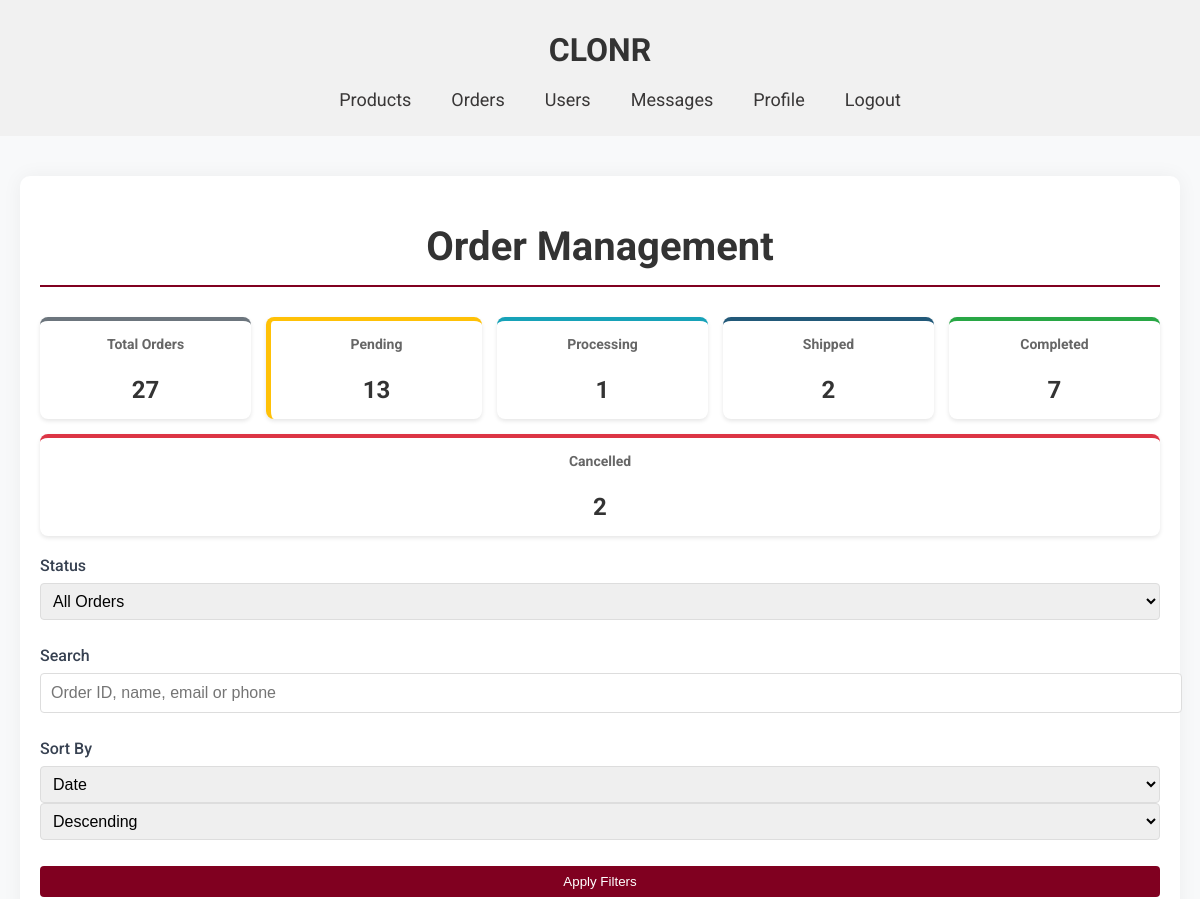
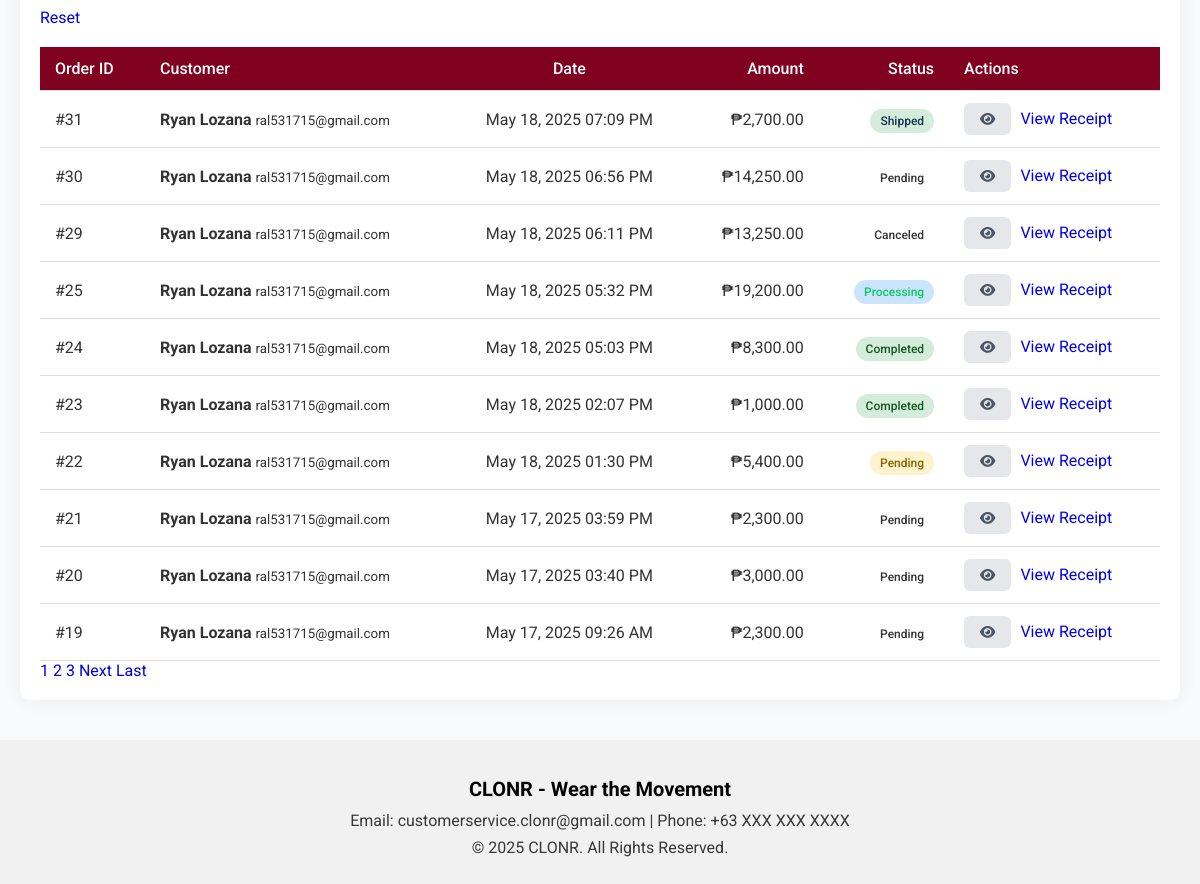
Before: /admin/order.php (signed in) with the older database file (2 pictures, top to bottom).
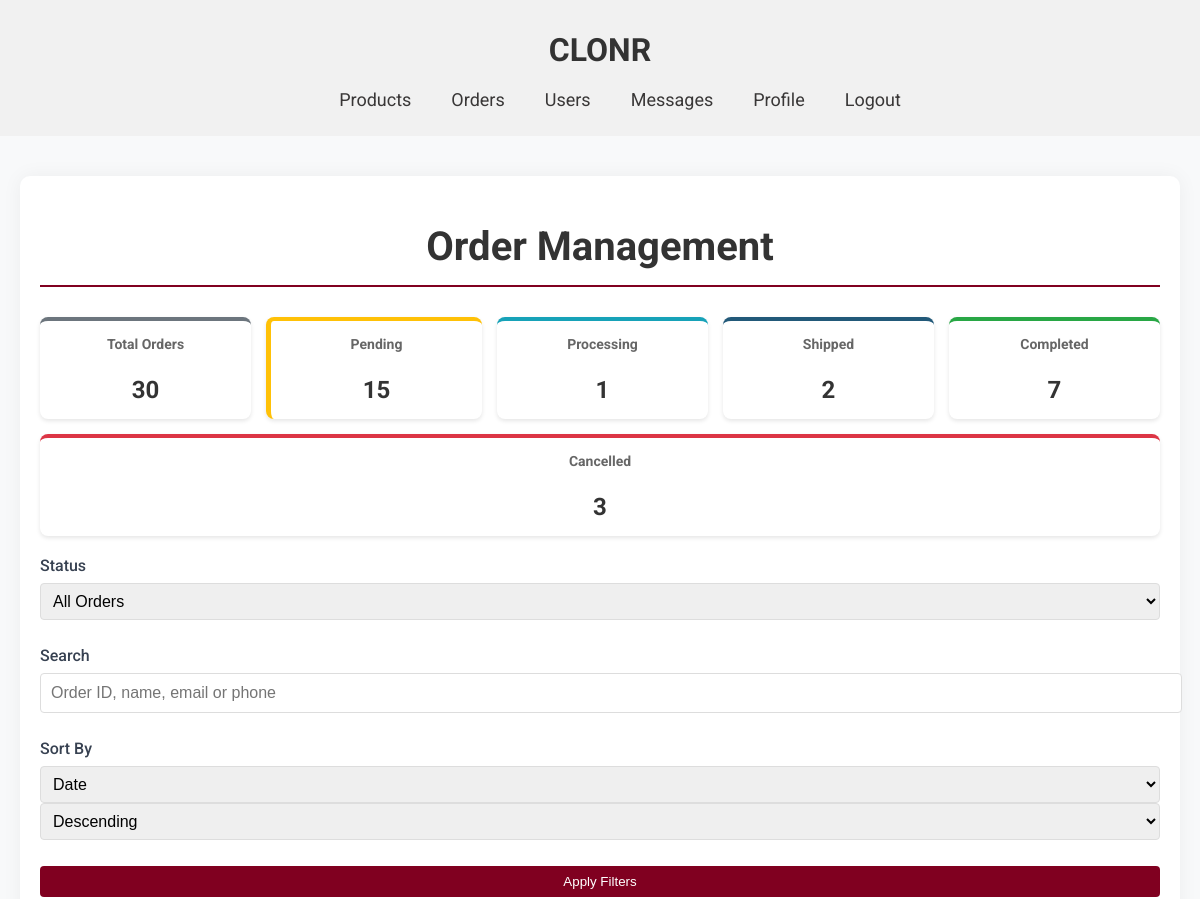
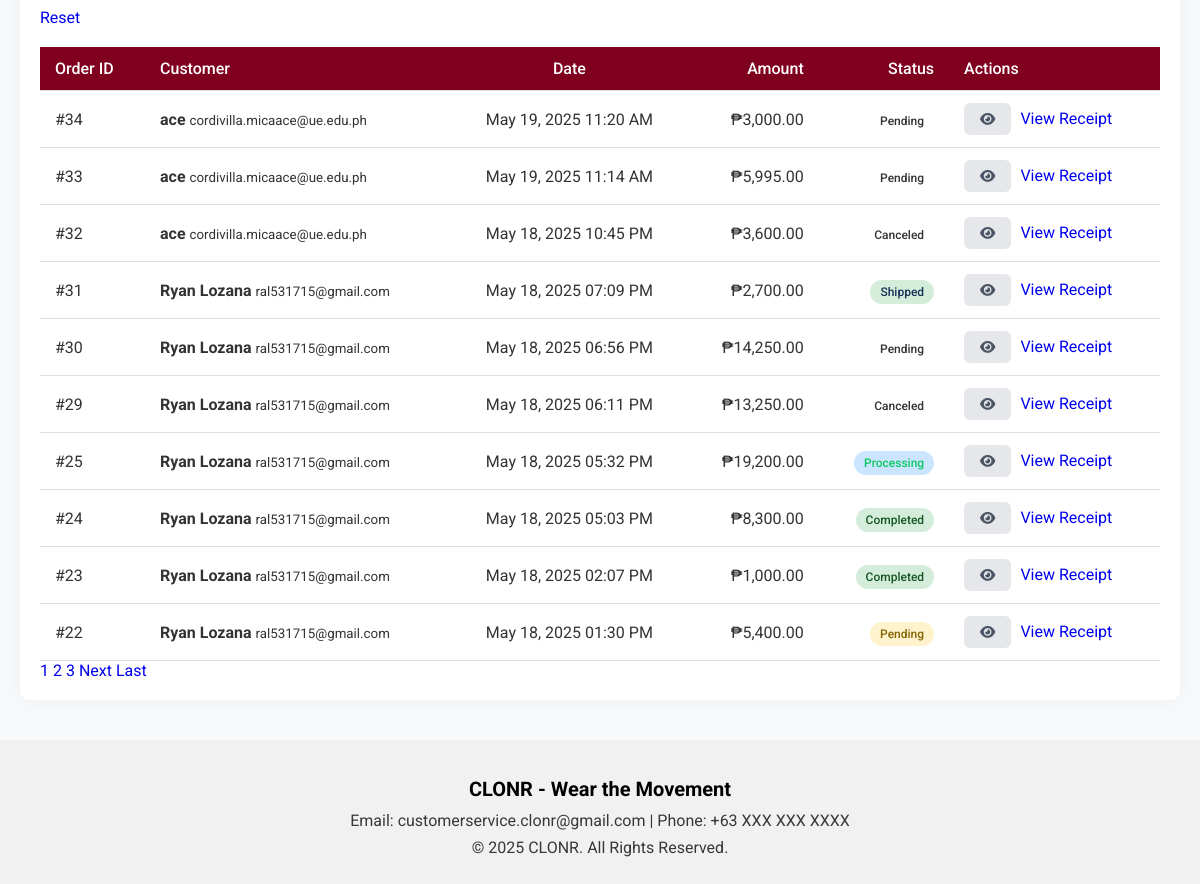
After: the same page with the newer database file (2 pictures, top to bottom).
### tables this page shows
CREATE TABLE `orders` (
  `id` int(100) NOT NULL,
  `user_id` int(100) NOT NULL,
  `name` varchar(100) NOT NULL,
  `number` int(11) NOT NULL,
  `email` varchar(100) NOT NULL,
  `method` varchar(50) NOT NULL,
  `address` varchar(500) NOT NULL,
  `total_products` varchar(1000) NOT NULL,
  `total_price` float(10,2) NOT NULL,
  `placed_on` datetime NOT NULL DEFAULT current_timestamp(),
  `payment_status` varchar(20) NOT NULL DEFAULT 'Pending'
);

### admin/order.php (the view, shortened to what the changed rows need)
<?php
require_once '../config.php';
try {
    $sort_by = isset($_GET['sort']) ? $_GET['sort'] : 'placed_on';
    $sort_order = isset($_GET['order']) ? $_GET['order'] : 'DESC';
    $page = isset($_GET['page']) ? max(1, intval($_GET['page'])) : 1;
    $per_page = 10;
    $valid_sort_columns = ['id', 'name', 'placed_on', 'total_price', 'payment_status'];
    $sort_by = in_array($sort_by, $valid_sort_columns) ? $sort_by : 'placed_on';
    $sort_order = strtoupper($sort_order) === 'ASC' ? 'ASC' : 'DESC';
    $query = "SELECT SQL_CALC_FOUND_ROWS * FROM orders WHERE 1=1";
    $count_query = "SELECT COUNT(*) FROM orders WHERE 1=1";
    $params = [];
    $query .= " ORDER BY $sort_by $sort_order";
    $offset = ($page - 1) * $per_page;
    $query .= " LIMIT $offset, $per_page";
    $stmt = $conn->prepare($query);
    $stmt->execute($params);
    $orders = $stmt->fetchAll(PDO::FETCH_ASSOC);
    $total_stmt = $conn->prepare($count_query);
    $total_stmt->execute($params);
    $total_orders = $total_stmt->fetchColumn();
    $total_pages = ceil($total_orders / $per_page);
    $counts_query = $conn->query("
        SELECT
            COUNT(*) as total,
            SUM(payment_status = 'pending') as pending,
            SUM(payment_status = 'processing') as processing,
            SUM(payment_status = 'shipped') as shipped,
            SUM(payment_status = 'completed') as completed,
            SUM(payment_status = 'canceled') as cancelled
        FROM orders
    ");
    $order_counts = $counts_query->fetch(PDO::FETCH_ASSOC);
} catch (PDOException $e) {
    die("Database error: " . $e->getMessage());
}
?>
<!DOCTYPE html>
<html lang="en">
<head>
    <link rel="stylesheet" href="../global.css">
    <link rel="stylesheet" href="admin.css">
    <link rel="stylesheet" href="https://cdnjs.cloudflare.com/ajax/libs/font-awesome/6.0.0/css/all.min.css">
</head>
<body>
    <header>
        <div class="container">
            <a href="admindashboard.php"><h1 class="title">CLONR</h1></a>
        </div>
    </header>
    <main class="admin-main">
        <div class="admin-container">
            <h1 class="admin-title">Order Management</h1>
            <div class="stats-container">
                <div class="stat-card total">
                    <h3>Total Orders</h3>
                    <p><?= $order_counts['total'] ?></p>
                </div>
                <div class="stat-card pending">
                    <h3>Pending</h3>
                    <p><?= $order_counts['pending'] ?></p>
                </div>
                <div class="stat-card cancelled">
                    <h3>Cancelled</h3>
                    <p><?= $order_counts['cancelled'] ?></p>
                </div>
            </div>
            <div class="orders-table-container">
                <?php if (empty($orders)): ?>
                    <div class="no-orders">
                        <i class="fas fa-box-open"></i>
                        <p>No orders found matching your criteria.</p>
                    </div>
                <?php else: ?>
                    <div class="table-responsive">
                        <table class="orders-table">
                            <thead>
                                <tr>
                                    <th>Order ID</th>
                                    <th>Customer</th>
                                    <th>Date</th>
                                    <th>Amount</th>
                                    <th>Status</th>
                                    <th>Actions</th>
                                </tr>
                            </thead>
                            <tbody>
                                <?php foreach ($orders as $order): ?>
                                <tr>
                                    <td>#<?= htmlspecialchars($order['id']) ?></td>
                                    <td>
                                        <div class="customer-info">
                                            <strong><?= htmlspecialchars($order['name']) ?></strong>
                                            <small><?= htmlspecialchars($order['email']) ?></small>
                                        </div>
                                    </td>
                                    <td><?= htmlspecialchars(date('M d, Y h:i A', strtotime($order['placed_on']))) ?></td>
                                    <td>₱<?= htmlspecialchars(number_format($order['total_price'], 2)) ?></td>
                                    <td>
                                        <span class="status-badge status-<?= htmlspecialchars($order['payment_status']) ?>">
                                            <?= ucfirst(htmlspecialchars($order['payment_status'])) ?>
                                        </span>
                                    </td>
                                    <td class="actions">
                                        <a href="order_details.php?id=<?= $order['id'] ?>" class="action-btn view" title="View Details">
                                            <i class="fas fa-eye"></i>
                                        </a>
                                        <a href="receipt.php?order_id=<?= htmlspecialchars($order['id']) ?>"
                                            class="receipt-link completed"
                                            target="_blank"
                                            onclick="return confirm('View receipt for order #<?= htmlspecialchars($order['id']) ?>?')">
                                                <i class="bi bi-receipt-cutoff"></i> View Receipt
                                            </a>
                                    </td>
                                </tr>
                                <?php endforeach; ?>
                            </tbody>
                        </table>
                    </div>
                    <?php if ($total_pages > 1): ?>
                    <div class="pagination">
                        <?php
                        $start = max(1, $page - 2);
                        $end = min($total_pages, $page + 2);
                        for ($i = $start; $i <= $end; $i++): ?>
                            <a href="?<?= http_build_query(array_merge($_GET, ['page' => $i])) ?>" <?= $i == $page ? 'class="active"' : '' ?>><?= $i ?></a>
                        <?php endfor;
                        ?>
                        <?php if ($page < $total_pages): ?>
                            <a href="?<?= http_build_query(array_merge($_GET, ['page' => $page + 1])) ?>">Next</a>
                            <a href="?<?= http_build_query(array_merge($_GET, ['page' => $total_pages])) ?>">Last</a>
                        <?php endif; ?>
                    </div>
                    <?php endif; ?>
                <?php endif; ?>
            </div>
        </div>
    </main>
    <footer>
        <div class="footer-content">
            <h2>CLONR - Wear the Movement</h2>
        </div>
    </footer>
</body>
</html>

Changed rows visible on the page:
no longer on this page (row unchanged): orders: id "21", name "Ryan Lozana", email "ral531715@gmail.com", placed_on "May 17, 2025 03:59 PM", total_price "2,300.00", payment_status "Pending"
no longer on this page (row unchanged): orders: id "20", name "Ryan Lozana", email "ral531715@gmail.com", placed_on "May 17, 2025 03:40 PM", total_price "3,000.00", payment_status "Pending"
no longer on this page (row unchanged): orders: id "19", name "Ryan Lozana", email "ral531715@gmail.com", placed_on "May 17, 2025 09:26 AM", total_price "2,300.00", payment_status "Pending"
added orders: id "34", name "ace", email "cordivilla.micaace@ue.edu.ph", placed_on "May 19, 2025 11:20 AM", total_price "3,000.00", payment_status "Pending"
added orders: id "33", name "ace", email "cordivilla.micaace@ue.edu.ph", placed_on "May 19, 2025 11:14 AM", total_price "5,995.00", payment_status "Pending"
added orders: id "32", name "ace", email "cordivilla.micaace@ue.edu.ph", placed_on "May 18, 2025 10:45 PM", total_price "3,600.00", payment_status "Canceled"
Other visible differences:
$order_counts['total']: "27" → "30"
$order_counts['pending']: "13" → "15"
$order_counts['cancelled']: "2" → "3"
